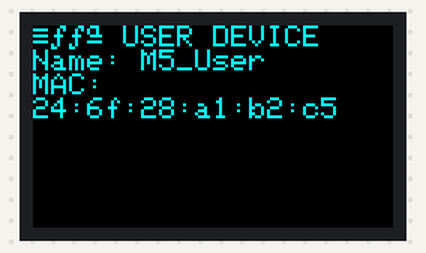
Bench run of a sketch on a simulated ESP32. Parts: 240×135 colour display. Nothing arrives over Bluetooth unless stated; a phone connects over Bluetooth LE 3 s after start; what the sketch prints to the serial monitor is not drawn.

Above: at 0.2 s.

The sketch:

BLE-User.ino
```cpp
#include <M5StickCPlus.h>
#include <BLEDevice.h>
#include <BLEUtils.h>
#include <BLEServer.h>

// BLE name for anchors to detect
#define BLE_DEVICE_NAME "M5_User"

BLEAdvertising* pAdvertising;
unsigned long lastAdvertiseRestart = 0;

void setup() {
    M5.begin();
    Serial.begin(115200);

    esp_bt_controller_mem_release(ESP_BT_MODE_CLASSIC_BT);

    // BLE MUST be initialized before querying MAC
    BLEDevice::init(BLE_DEVICE_NAME);
    BLEServer* pServer = BLEDevice::createServer();

    // Get MAC address AFTER BLE is initialized
    String mac = BLEDevice::getAddress().toString().c_str();

    // LCD Display
    M5.Lcd.setRotation(3);
    M5.Lcd.fillScreen(BLACK);
    M5.Lcd.setTextSize(2);
    M5.Lcd.setTextColor(CYAN);
    M5.Lcd.setCursor(0, 0);
    M5.Lcd.println("🟦 USER DEVICE");
    M5.Lcd.print("Name: ");
    M5.Lcd.println(BLE_DEVICE_NAME);
    M5.Lcd.print("MAC:\n");
    M5.Lcd.println(mac);

    // BLE Advertising Setup
    pAdvertising = BLEDevice::getAdvertising();
    pAdvertising->setScanResponse(true);
    pAdvertising->setMinPreferred(0x12);
    pAdvertising->setMinInterval(250);
    pAdvertising->setMaxInterval(400);
    BLEDevice::setPower(ESP_PWR_LVL_P7);
    pAdvertising->addServiceUUID(BLEUUID((uint16_t)0x180F));
    pAdvertising->start();

    Serial.println("M5_User BLE Broadcasting Started");
}

void loop() {
    // Keep BLE alive with periodic restart
    if (millis() - lastAdvertiseRestart > 10000) {
        Serial.println("Restarting BLE Advertising...");
        pAdvertising->stop();
        delay(200);
        pAdvertising->start();
        lastAdvertiseRestart = millis();
    }

    delay(500);
}
```
